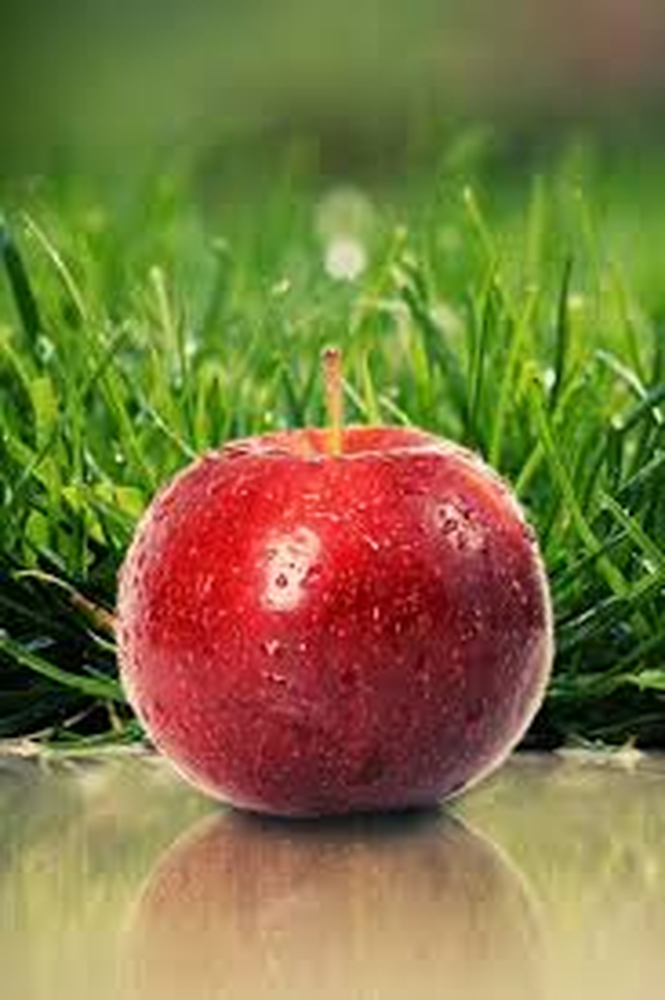
#> input picture temp_image.png, 665 x 1000 px
$ python -i extend.py   (imports and definitions only)
#> lines starting #> are read from the running program, lines starting #| are printed output that depends on the picture; after the words box and inside, x2 and y2 are one past the last pixel; in counts of white or black regions, pixels touching at a corner belong together
#> further down, picture is the input picture: PIL image 665x1000 RGB; mean R, G, B 126.5, 118.3, 65
import cv2
import numpy as np
from PIL import Image

def extend(
    pil_image: Image.Image,
    top_extension_ratio: float = 0.75,
    mirror_band_ratio: float = 0.1,
    inpaint_radius: float = 4.0,
    inpaint_method: int = cv2.INPAINT_NS
) -> Image.Image:
    """
    Extends the image height to (1 + top_extension_ratio) * original_height.
    For top_extension_ratio=0.75, total height = 1.75 × original.

    Steps:
      1) Original at bottom.
      2) Mirrored band (vertical flip) from the top portion of the original
         placed right above the original top edge.
      3) Inpaint the remaining top area.
      4) Enhanced blending:
         - partial fade in the mask boundary for smoother inpainting
         - alpha blend the inpainted region with the mirrored band.

    :param pil_image:         Input PIL image
    :param top_extension_ratio:
        e.g. 0.75 => final height = 1.75 × original
    :param mirror_band_ratio:
        Fraction of the original height to vertically flip. e.g. 0.2 => 20%.
    :param inpaint_radius:    Neighborhood radius for cv2.inpaint
    :param inpaint_method:    cv2.INPAINT_TELEA (default) or cv2.INPAINT_NS
    :return:                  Extended PIL image
    """
#> called with top_extension_ratio = 0.75, mirror_band_ratio = 0.1, inpaint_radius = 4, inpaint_method = 0

    # Convert PIL → NumPy (RGB)
    img = np.array(pil_image.convert("RGB"))
    orig_h, orig_w, _ = img.shape
#> orig_h = 1000; orig_w = 665

    # Calculate new total height
    added_h = int(round(orig_h * top_extension_ratio))  # extra space on top
#> added_h = 750
    new_h = orig_h + added_h  # e.g. 1.75 × orig_h if ratio=0.75
#> new_h = 1750
    if added_h <= 0:
        raise ValueError("top_extension_ratio must be > 0.")

    # Prepare extended canvas (black)
    extended = np.zeros((new_h, orig_w, 3), dtype=np.uint8)

    # 1) Place original at the bottom: from row=added_h to row=added_h + orig_h
    extended[added_h : added_h + orig_h, :, :] = img
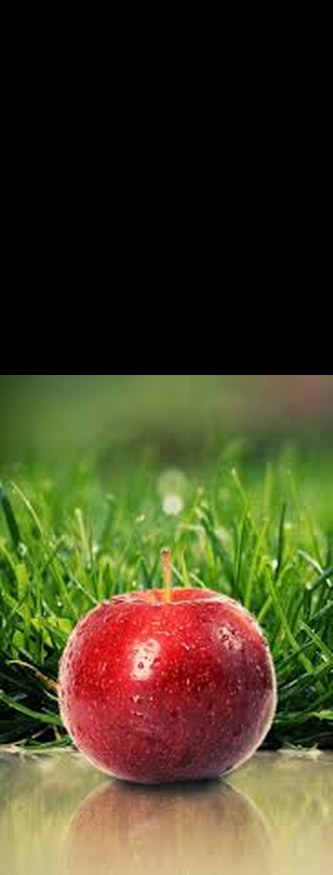
#> extended: shape (1750, 665, 3) (shown at 1/2 size); mean R, G, B 72.3, 67.6, 37.1

    # 2) Create the mirrored band (vertical flip) from the top patch
    mirror_h = int(round(orig_h * mirror_band_ratio))
#> mirror_h = 100
    if mirror_h <= 0 or mirror_h >= orig_h:
        raise ValueError("mirror_band_ratio must be between 0 and 1 (e.g., 0.2).")

    top_patch = img[0 : mirror_h, :, :]          # top portion of original
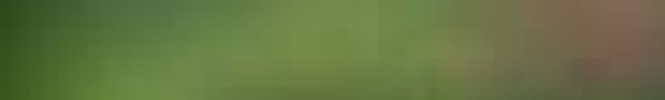
#> top_patch: shape (100, 665, 3); mean R, G, B 101.6, 116.1, 66.7
    top_patch_flipped = cv2.flip(top_patch, 0)   # flip vertically (flipCode=0)
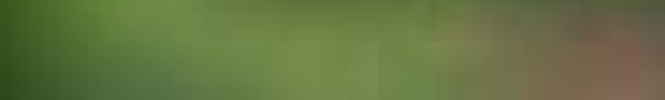
#> top_patch_flipped: shape (100, 665, 3); mean R, G, B 101.6, 116.1, 66.7

    # Place it so the band’s bottom edge aligns with the original top
    mirror_start = added_h - mirror_h
#> mirror_start = 650
    mirror_end = added_h
#> mirror_end = 750
    if mirror_start < 0:
        raise ValueError("Mirror band doesn't fit. Increase top_extension_ratio or reduce mirror_band_ratio.")

    extended[mirror_start : mirror_end, :, :] = top_patch_flipped
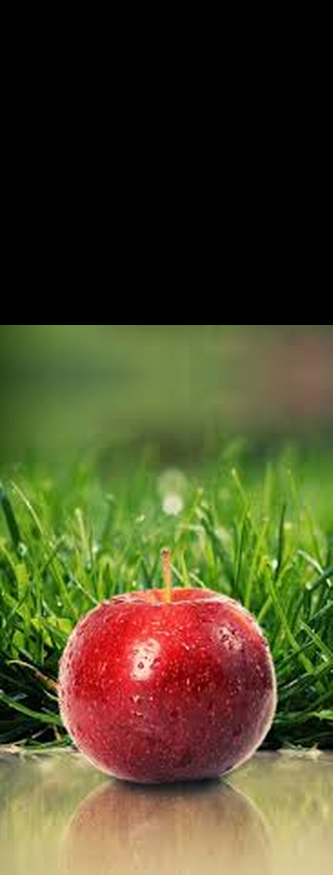
#> extended: shape (1750, 665, 3) (shown at 1/2 size); 5.71% of pixels changed, all inside (x1, y1, x2, y2) = (0, 650, 665, 750)

    # -------------------------
    # (A) PARTIAL MASK FADE for inpainting
    # We'll inpaint everything above the mirrored band => [0 : mirror_start].
    # But we also fade the boundary so that it's not a hard line in the mask.
    # -------------------------
    mask = np.zeros((new_h, orig_w), dtype=np.uint8)
    # Everything above the mirror band is missing
    mask[0 : mirror_start, :] = 255

    # Fade the last 10px near mirror_start from 255 -> 0
    fade_px = 10
    fade_start = max(mirror_start - fade_px, 0)
#> fade_start = 640
    for row in range(fade_start, mirror_start):
        alpha = (row - fade_start) / float(mirror_start - fade_start)  # 0→1
        val = int(255 * (1 - alpha))  # 255 => 0
        mask[row, :] = val
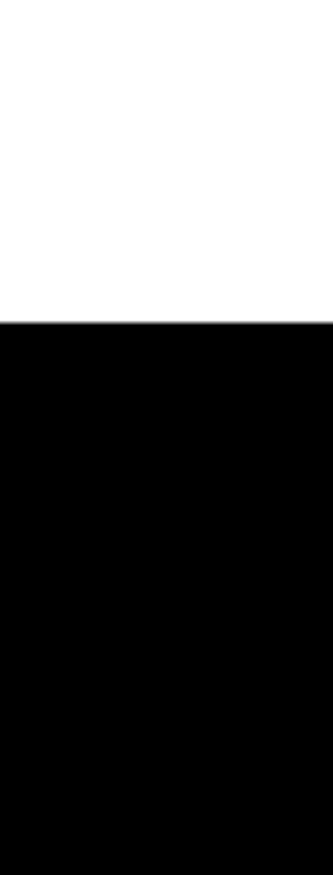
#> mask: shape (1750, 665) (shown at 1/2 size); min 0, max 255, mean 94.1

    # 3) Inpaint
    extended_bgr = cv2.cvtColor(extended, cv2.COLOR_RGB2BGR)
    inpainted_bgr = cv2.inpaint(extended_bgr, mask, inpaint_radius, inpaint_method)
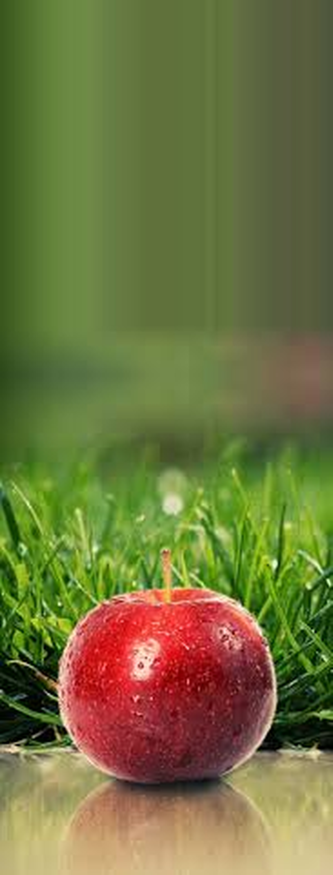
#> inpainted_bgr: shape (1750, 665, 3) (shown at 1/2 size); mean B, G, R 63.1, 115.9, 112.8
    inpainted = cv2.cvtColor(inpainted_bgr, cv2.COLOR_BGR2RGB)

    # -------------------------
    # (B) FINAL ALPHA BLEND:
    #    In the region [mirror_start - blend_h : mirror_start],
    #    we merge the mirrored band in 'extended' with the inpaint result
    #    for a smoother seam.
    # -------------------------
    blend_h = 0  # how many rows to blend
    blend_start = max(mirror_start - blend_h, 0)
#> blend_start = 650
    blend_end = mirror_start
#> blend_end = 650

    # We'll combine:
    #   mirrored band from 'extended'   (call it base_region)
    #   inpainted result from 'inpainted' (call it new_region)
    # so that row=blend_start => 100% base, row=blend_end => 100% inpainted
    for row in range(blend_start, blend_end):
        alpha = (row - blend_start) / float(blend_end - blend_start)  # 0→1
        base_row = extended[row, :, :].astype(np.float32)   # mirrored band
        new_row  = inpainted[row, :, :].astype(np.float32)  # inpaint
        blended_row = (1 - alpha) * base_row + alpha * new_row
        inpainted[row, :, :] = blended_row.astype(np.uint8)

    # Convert final result to PIL
    result = Image.fromarray(inpainted, mode="RGB")
    return result

>>> from PIL import Image
>>> picture = Image.open('temp_image.png')
>>> result = extend(picture)
